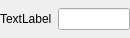
<?xml version="1.0" encoding="UTF-8"?>
<ui version="4.0">
 <class>Form</class>
 <widget class="QWidget" name="Form">
  <property name="geometry">
   <rect>
    <x>0</x>
    <y>0</y>
    <width>130</width>
    <height>38</height>
   </rect>
  </property>
  <property name="sizePolicy">
   <sizepolicy hsizetype="Preferred" vsizetype="Fixed">
    <horstretch>0</horstretch>
    <verstretch>0</verstretch>
   </sizepolicy>
  </property>
  <property name="minimumSize">
   <size>
    <width>0</width>
    <height>38</height>
   </size>
  </property>
  <property name="maximumSize">
   <size>
    <width>16777215</width>
    <height>38</height>
   </size>
  </property>
  <property name="windowTitle">
   <string>Form</string>
  </property>
  <layout class="QHBoxLayout" name="horizontalLayout">
   <property name="margin">
    <number>0</number>
   </property>
   <item>
    <widget class="QLabel" name="label">
     <property name="text">
      <string>TextLabel</string>
     </property>
    </widget>
   </item>
   <item>
    <widget class="QLineEdit" name="lineEdit"/>
   </item>
  </layout>
 </widget>
 <resources/>
 <connections/>
</ui>
